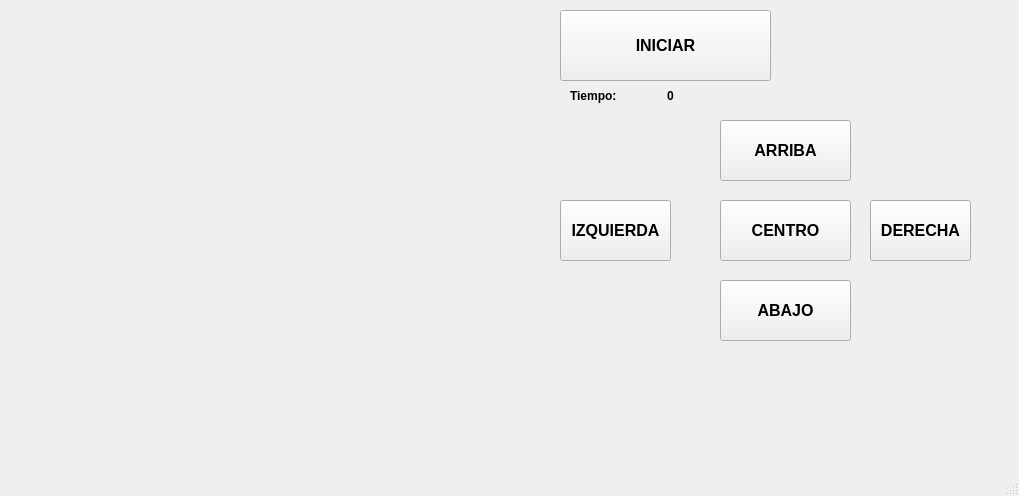
<?xml version="1.0" encoding="UTF-8"?>
<ui version="4.0">
 <class>MainWindow</class>
 <widget class="QMainWindow" name="MainWindow">
  <property name="geometry">
   <rect>
    <x>0</x>
    <y>0</y>
    <width>1019</width>
    <height>496</height>
   </rect>
  </property>
  <property name="windowTitle">
   <string>MainWindow</string>
  </property>
  <widget class="QWidget" name="centralwidget">
   <widget class="QWidget" name="verticalLayoutWidget">
    <property name="geometry">
     <rect>
      <x>40</x>
      <y>0</y>
      <width>501</width>
      <height>441</height>
     </rect>
    </property>
    <layout class="QVBoxLayout" name="verticalLayout"/>
   </widget>
   <widget class="QPushButton" name="btn_action">
    <property name="geometry">
     <rect>
      <x>560</x>
      <y>10</y>
      <width>211</width>
      <height>71</height>
     </rect>
    </property>
    <property name="font">
     <font>
      <pointsize>12</pointsize>
      <weight>75</weight>
      <bold>true</bold>
     </font>
    </property>
    <property name="text">
     <string>INICIAR</string>
    </property>
   </widget>
   <widget class="QPushButton" name="btn_arriba">
    <property name="geometry">
     <rect>
      <x>720</x>
      <y>120</y>
      <width>131</width>
      <height>61</height>
     </rect>
    </property>
    <property name="font">
     <font>
      <pointsize>12</pointsize>
      <weight>75</weight>
      <bold>true</bold>
     </font>
    </property>
    <property name="text">
     <string>ARRIBA</string>
    </property>
   </widget>
   <widget class="QPushButton" name="btn_izquierda">
    <property name="geometry">
     <rect>
      <x>560</x>
      <y>200</y>
      <width>111</width>
      <height>61</height>
     </rect>
    </property>
    <property name="font">
     <font>
      <pointsize>12</pointsize>
      <weight>75</weight>
      <bold>true</bold>
     </font>
    </property>
    <property name="text">
     <string>IZQUIERDA</string>
    </property>
   </widget>
   <widget class="QPushButton" name="btn_abajo">
    <property name="geometry">
     <rect>
      <x>720</x>
      <y>280</y>
      <width>131</width>
      <height>61</height>
     </rect>
    </property>
    <property name="font">
     <font>
      <pointsize>12</pointsize>
      <weight>75</weight>
      <bold>true</bold>
     </font>
    </property>
    <property name="text">
     <string>ABAJO</string>
    </property>
   </widget>
   <widget class="QPushButton" name="btn_derecha">
    <property name="geometry">
     <rect>
      <x>870</x>
      <y>200</y>
      <width>101</width>
      <height>61</height>
     </rect>
    </property>
    <property name="font">
     <font>
      <pointsize>12</pointsize>
      <weight>75</weight>
      <bold>true</bold>
     </font>
    </property>
    <property name="text">
     <string>DERECHA</string>
    </property>
   </widget>
   <widget class="QPushButton" name="btn_centro">
    <property name="geometry">
     <rect>
      <x>720</x>
      <y>200</y>
      <width>131</width>
      <height>61</height>
     </rect>
    </property>
    <property name="font">
     <font>
      <pointsize>12</pointsize>
      <weight>75</weight>
      <bold>true</bold>
     </font>
    </property>
    <property name="text">
     <string>CENTRO</string>
    </property>
   </widget>
   <widget class="QLabel" name="label">
    <property name="geometry">
     <rect>
      <x>570</x>
      <y>80</y>
      <width>61</width>
      <height>31</height>
     </rect>
    </property>
    <property name="font">
     <font>
      <weight>75</weight>
      <bold>true</bold>
     </font>
    </property>
    <property name="text">
     <string>Tiempo:</string>
    </property>
   </widget>
   <widget class="QLabel" name="txt_tiempo">
    <property name="geometry">
     <rect>
      <x>630</x>
      <y>80</y>
      <width>81</width>
      <height>31</height>
     </rect>
    </property>
    <property name="font">
     <font>
      <weight>75</weight>
      <bold>true</bold>
     </font>
    </property>
    <property name="text">
     <string>0</string>
    </property>
    <property name="alignment">
     <set>Qt::AlignCenter</set>
    </property>
   </widget>
  </widget>
  <widget class="QMenuBar" name="menubar">
   <property name="geometry">
    <rect>
     <x>0</x>
     <y>0</y>
     <width>1019</width>
     <height>18</height>
    </rect>
   </property>
  </widget>
  <widget class="QStatusBar" name="statusbar"/>
 </widget>
 <resources/>
 <connections/>
</ui>
